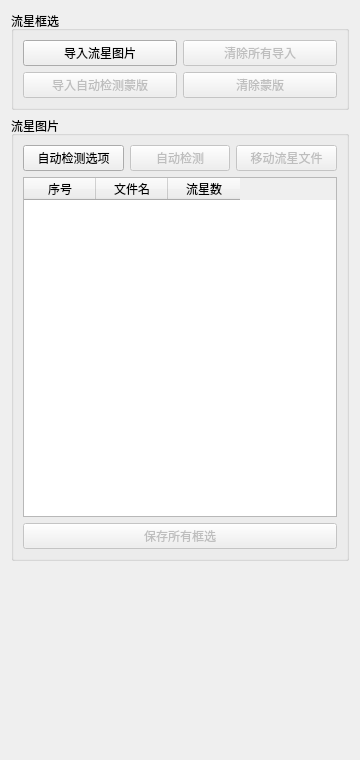
          <widget class="QWidget" name="widgetMeteorSelectionSidePanel">
           <property name="geometry">
            <rect>
             <x>0</x>
             <y>0</y>
             <width>360</width>
             <height>760</height>
            </rect>
           </property>
           <property name="sizePolicy">
            <sizepolicy hsizetype="Ignored" vsizetype="Preferred">
             <horstretch>0</horstretch>
             <verstretch>0</verstretch>
            </sizepolicy>
           </property>
           <layout class="QVBoxLayout" name="verticalLayoutMeteorSelectionSidePanel">
            <item>
             <widget class="QGroupBox" name="groupBoxMeteorSelectionControls">
              <property name="title">
               <string>流星框选</string>
              </property>
              <layout class="QVBoxLayout" name="verticalLayoutMeteorSelectionControls">
               <item>
                <layout class="QHBoxLayout" name="horizontalLayoutMeteorSelectionImportActions">
                 <item>
                  <widget class="QPushButton" name="pushButtonImportMeteorImages">
                   <property name="text">
                    <string>导入流星图片</string>
                   </property>
                  </widget>
                 </item>
                 <item>
                  <widget class="QPushButton" name="pushButtonClearMeteorImports">
                   <property name="enabled">
                    <bool>false</bool>
                   </property>
                   <property name="toolTip">
                    <string>清空当前批次的流星图片列表和内存框选，不删除磁盘文件。</string>
                   </property>
                   <property name="text">
                    <string>清除所有导入</string>
                   </property>
                  </widget>
                 </item>
                </layout>
               </item>
               <item>
                <layout class="QHBoxLayout" name="horizontalLayoutMeteorSelectionMaskActions">
                 <item>
                  <widget class="QPushButton" name="pushButtonImportMeteorMask">
                   <property name="enabled">
                    <bool>false</bool>
                   </property>
                   <property name="toolTip">
                    <string>导入与当前批次原图尺寸一致的流星检测蒙版。</string>
                   </property>
                   <property name="text">
                    <string>导入自动检测蒙版</string>
                   </property>
                  </widget>
                 </item>
                 <item>
                  <widget class="QPushButton" name="pushButtonClearMeteorMask">
                   <property name="enabled">
                    <bool>false</bool>
                   </property>
                   <property name="toolTip">
                    <string>清除当前流星检测蒙版，后续自动检测将使用整张图像。</string>
                   </property>
                   <property name="text">
                    <string>清除蒙版</string>
                   </property>
                  </widget>
                 </item>
                </layout>
               </item>
              </layout>
             </widget>
            </item>
            <item>
             <widget class="QGroupBox" name="groupBoxMeteorSelectionImages">
              <property name="title">
               <string>流星图片</string>
              </property>
              <property name="minimumSize">
               <size>
                <width>0</width>
                <height>430</height>
               </size>
              </property>
              <layout class="QVBoxLayout" name="verticalLayoutMeteorSelectionImages">
               <item>
                <layout class="QHBoxLayout" name="horizontalLayoutMeteorDetectionActions">
                 <item>
                  <widget class="QPushButton" name="pushButtonMeteorDetectionOptions">
                   <property name="toolTip">
                    <string>设置流星自动检测引擎位置和检测参数。</string>
                   </property>
                   <property name="text">
                    <string>自动检测选项</string>
                   </property>
                  </widget>
                 </item>
                 <item>
                  <widget class="QPushButton" name="pushButtonAutoDetectMeteors">
                   <property name="enabled">
                    <bool>false</bool>
                   </property>
                   <property name="toolTip">
                    <string>等待流星检测引擎就绪。</string>
                   </property>
                   <property name="text">
                    <string>自动检测</string>
                   </property>
                  </widget>
                 </item>
                 <item>
                  <widget class="QPushButton" name="pushButtonMoveMeteorFiles">
                   <property name="enabled">
                    <bool>false</bool>
                   </property>
                   <property name="toolTip">
                    <string>把所有已有流星框选的图片及其同目录关联 JSON 移动到指定文件夹。</string>
                   </property>
                   <property name="text">
                    <string>移动流星文件</string>
                   </property>
                  </widget>
                 </item>
                </layout>
               </item>
               <item>
                <widget class="QTableWidget" name="tableWidgetMeteorSelectionImages">
                 <property name="minimumSize">
                  <size>
                   <width>0</width>
                   <height>340</height>
                  </size>
                 </property>
                 <property name="alternatingRowColors">
                  <bool>true</bool>
                 </property>
                 <property name="selectionMode">
                  <enum>QAbstractItemView::SingleSelection</enum>
                 </property>
                 <property name="selectionBehavior">
                  <enum>QAbstractItemView::SelectRows</enum>
                 </property>
                 <property name="verticalScrollMode">
                  <enum>QAbstractItemView::ScrollPerPixel</enum>
                 </property>
                 <property name="rowCount">
                  <number>0</number>
                 </property>
                 <property name="columnCount">
                  <number>3</number>
                 </property>
                 <attribute name="horizontalHeaderCascadingSectionResizes">
                  <bool>false</bool>
                 </attribute>
                 <attribute name="horizontalHeaderDefaultSectionSize">
                  <number>72</number>
                 </attribute>
                 <attribute name="horizontalHeaderMinimumSectionSize">
                  <number>40</number>
                 </attribute>
                 <attribute name="verticalHeaderVisible">
                  <bool>false</bool>
                 </attribute>
                 <column>
                  <property name="text">
                   <string>序号</string>
                  </property>
                 </column>
                 <column>
                  <property name="text">
                   <string>文件名</string>
                  </property>
                 </column>
                 <column>
                  <property name="text">
                   <string>流星数</string>
                  </property>
                 </column>
                </widget>
               </item>
               <item>
                <widget class="QPushButton" name="pushButtonSaveAllMeteorBoxes">
                 <property name="enabled">
                  <bool>false</bool>
                 </property>
                 <property name="toolTip">
                  <string>保存所有当前框选；若已删除某张图片的最后一个框，则删除其同目录 Meteor JSON。</string>
                 </property>
                 <property name="text">
                  <string>保存所有框选</string>
                 </property>
                </widget>
               </item>
              </layout>
             </widget>
            </item>
            <item>
             <spacer name="verticalSpacerMeteorSelectionSidePanel">
              <property name="orientation">
               <enum>Qt::Vertical</enum>
              </property>
              <property name="sizeHint" stdset="0">
               <size>
                <width>20</width>
                <height>40</height>
               </size>
              </property>
             </spacer>
            </item>
           </layout>
          </widget>
